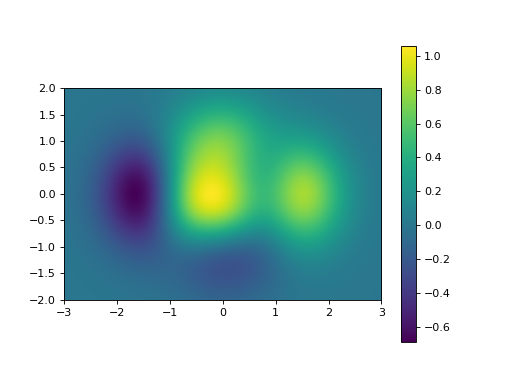

Here is the Python script that generated this plot:
import numpy as np
import matplotlib.pyplot as plt

xmin = -3
xmax = 3
nbx = 51
ymin = -2
ymax = 2
nby = 41

x = np.linspace(xmin, xmax, nbx)
y = np.linspace(ymin, ymax, nby)
X, Y = np.meshgrid(x, y)

Z = (1 - X/2 + X**5 + Y**3) * np.exp(-X**2 - Y**2) # calcul du tableau des valeurs de Z

plt.imshow(Z, interpolation="bicubic", 
           origin="lower", extent=[xmin,xmax,ymin,ymax])
plt.colorbar()

plt.show()
